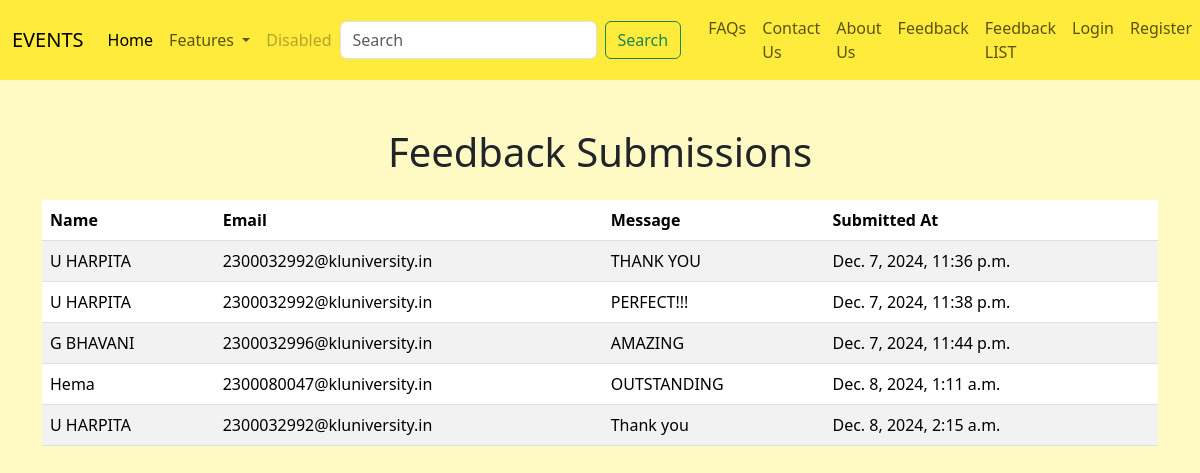
/feedbacks/, run on the app's committed database.
### eventapp/models.py (models this page shows, shortened)
class Feedback(models.Model):
    name = models.CharField(max_length=100)
    email = models.EmailField()
    message = models.TextField()
    submitted_at = models.DateTimeField(auto_now_add=True)

### eventapp/views.py (the view)
# urls.py: path('feedbacks/', feedback_list, name='feedback_list'),
def feedback_list(request):
    feedbacks = Feedback.objects.all()
    return render(request, 'eventapp/feedback_list.html', {'feedbacks': feedbacks})

### templates/eventapp/feedback_list.html (shortened to what this page needs)
{% extends 'Navbar/ProjectNavbar.html' %}
{% load static %}
{% block body %}
<div class="container mt-5">
    <h1 class="text-center mb-4">Feedback Submissions</h1>
    <table class="table table-striped">
        <thead>
            <tr>
                <th>Name</th>
                <th>Email</th>
                <th>Message</th>
                <th>Submitted At</th>
            </tr>
        </thead>
        <tbody>
            {% for feedback in feedbacks %}
            <tr>
                <td>{{ feedback.name }}</td>
                <td>{{ feedback.email }}</td>
                <td>{{ feedback.message }}</td>
                <td>{{ feedback.submitted_at }}</td>
            </tr>
            {% empty %}
            <tr>
                <td colspan="4" class="text-center">No feedback available</td>
            </tr>
            {% endfor %}
        </tbody>
    </table>
</div>
{% endblock %}

### templates/Navbar/ProjectNavbar.html (shortened to what this page needs)
<!DOCTYPE html>
<html lang="en">
<head>
    <link href="https://cdn.jsdelivr.net/npm/bootstrap@5.3.3/dist/css/bootstrap.min.css" rel="stylesheet">
</head>
<body>
    <nav class="navbar navbar-expand-lg navbar-light">
        <div class="container-fluid">
          <a class="navbar-brand" href="{% url 'eventapp:ProjectHomePage' %}">EVENTS</a>
          <div class="collapse navbar-collapse" id="navbarNavDropdown">
            <ul class="navbar-nav">
              <li class="nav-item">
                <a class="nav-link active" aria-current="page" href="#">Home</a>
              </li>
              <li class="nav-item dropdown">
                <a class="nav-link dropdown-toggle" href="#" id="navbarDropdownMenuLink" role="button" data-bs-toggle="dropdown" aria-expanded="false">
                    Features
                </a>
              </li>
              <li class="nav-item">
                <a class="nav-link disabled" href="#" tabindex="-1" aria-disabled="true">Disabled</a>
              </li>
            </ul>
            <form class="d-flex">
                <input class="form-control me-2" type="search" placeholder="Search" aria-label="Search">
                <button class="btn btn-outline-success" type="submit">Search</button>
            </form>
          </div>
        </div>
        <ul class="navbar-nav ms-auto">
            <li class="nav-item">
                <a class="nav-link" href="{% url 'eventapp:faq' %}">FAQs</a>
            </li>
            <li class="nav-item">
                <a class="nav-link" href="{% url 'eventapp:contact_us' %}">Contact Us</a>
            </li>
            <li class="nav-item">
                <a class="nav-link" href="{% url 'eventapp:about_us' %}">About Us</a>
            </li>
            <li class="nav-item">
                <a class="nav-link" href="{% url 'eventapp:feedback' %}">Feedback</a>
            </li>
            <li class="nav-item">
                <a class="nav-link" href="{% url 'eventapp:feedback_list' %}">Feedback LIST</a>
            </li>
            {% if user.is_authenticated %}
            <li class="nav-item">
                <span class="nav-link">Welcome, {{ user.username }}</span>
            </li>
            <li class="nav-item">
                <a class="nav-link" href="{% url 'userapp:UserLogout' %}">Logout</a>
            </li>
            {% else %}
            <li class="nav-item">
                <a class="nav-link" href="{% url 'userapp:UserLoginPagecall' %}">Login</a>
            </li>
            <li class="nav-item">
                <a class="nav-link" href="{% url 'eventapp:UserRegisterPagecall' %}">Register</a>
            </li>
            {% endif %}
        </ul>
    </nav>
    {% block body %}
    {% endblock %}
</body>
</html>

### templates/Navbar/ProjectNavbar.html (style rules this page uses)
.navbar { background-color: #FFEB3B; }
body { background-color: #FFF9C4; }

### data on the page
Feedback: name "U HARPITA", email "2300032992@kluniversity.in", message "THANK YOU", submitted_at "Dec. 7, 2024, 11:36 p.m."
Feedback: name "U HARPITA", email "2300032992@kluniversity.in", message "PERFECT!!!", submitted_at "Dec. 7, 2024, 11:38 p.m."
Feedback: name "G BHAVANI", email "2300032996@kluniversity.in", message "AMAZING", submitted_at "Dec. 7, 2024, 11:44 p.m."
Feedback: name "Hema", email "2300080047@kluniversity.in", message "OUTSTANDING", submitted_at "Dec. 8, 2024, 1:11 a.m."
Feedback: name "U HARPITA", email "2300032992@kluniversity.in", message "Thank you", submitted_at "Dec. 8, 2024, 2:15 a.m."
